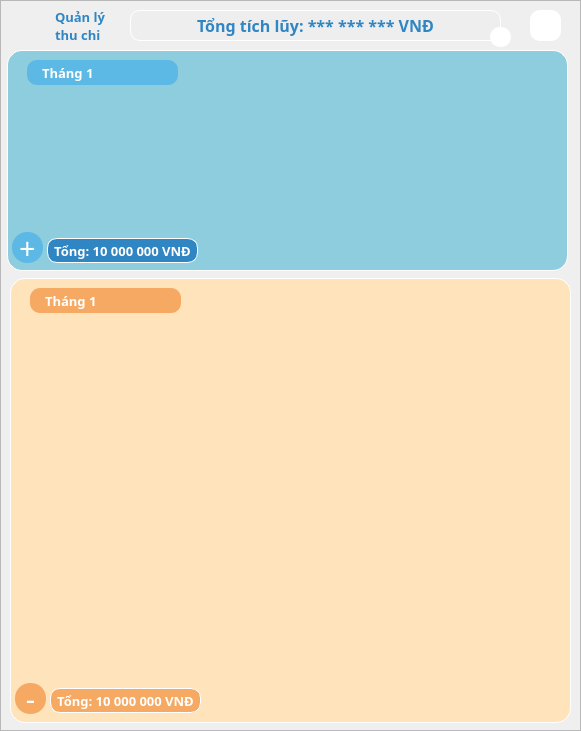
    <widget class="QFrame" name="frame_thuchi">
     <property name="geometry">
      <rect>
       <x>710</x>
       <y>10</y>
       <width>581</width>
       <height>731</height>
      </rect>
     </property>
     <property name="styleSheet">
      <string notr="true">#frame_thuchi{
	background-color: white;
	border-radius: 15;
	border: 1px solid white;
}</string>
     </property>
     <property name="frameShape">
      <enum>QFrame::StyledPanel</enum>
     </property>
     <property name="frameShadow">
      <enum>QFrame::Raised</enum>
     </property>
     <widget class="QFrame" name="frame_thu">
      <property name="geometry">
       <rect>
        <x>7</x>
        <y>50</y>
        <width>561</width>
        <height>221</height>
       </rect>
      </property>
      <property name="styleSheet">
       <string notr="true">#frame_thu{
	background-color: #8ECDDD;
	border-radius: 15;
	border: 1px solid white;
}</string>
      </property>
      <property name="frameShape">
       <enum>QFrame::StyledPanel</enum>
      </property>
      <property name="frameShadow">
       <enum>QFrame::Raised</enum>
      </property>
      <widget class="QPushButton" name="pushButton_Plus_thu">
       <property name="geometry">
        <rect>
         <x>5</x>
         <y>182</y>
         <width>31</width>
         <height>31</height>
        </rect>
       </property>
       <property name="font">
        <font>
         <family>SamsungOne 400</family>
         <pointsize>22</pointsize>
         <weight>50</weight>
         <bold>false</bold>
        </font>
       </property>
       <property name="styleSheet">
        <string notr="true">#pushButton_Plus_thu
{
	border: 0px solid white;
	background-color: #5CB8E4;
	border-radius: 15px;
	color: white
}
#pushButton_Plus_thu::pressed
{
	background-color: #99FFFF;
	border-style: inset;
}
#pushButton_Plus_thu::hover
{
	background-color: #BBBBBB;
	border-style: inset;
}</string>
       </property>
       <property name="text">
        <string>+</string>
       </property>
       <property name="iconSize">
        <size>
         <width>40</width>
         <height>40</height>
        </size>
       </property>
      </widget>
      <widget class="QLabel" name="label_total_thu">
       <property name="geometry">
        <rect>
         <x>40</x>
         <y>188</y>
         <width>151</width>
         <height>25</height>
        </rect>
       </property>
       <property name="font">
        <font>
         <family>Samsung Sharp Sans</family>
         <pointsize>10</pointsize>
         <weight>75</weight>
         <bold>true</bold>
        </font>
       </property>
       <property name="styleSheet">
        <string notr="true">#label_total_thu{
	background-color: #3085C3;
	border-radius: 10;
	border: 1px solid white;
	color: white
}</string>
       </property>
       <property name="text">
        <string>Tổng: 10 000 000 VNĐ</string>
       </property>
       <property name="alignment">
        <set>Qt::AlignCenter</set>
       </property>
      </widget>
      <widget class="QComboBox" name="comboBox_MonthThu">
       <property name="geometry">
        <rect>
         <x>20</x>
         <y>10</y>
         <width>151</width>
         <height>25</height>
        </rect>
       </property>
       <property name="font">
        <font>
         <family>Samsung Sharp Sans</family>
         <pointsize>10</pointsize>
         <weight>75</weight>
         <bold>true</bold>
        </font>
       </property>
       <property name="layoutDirection">
        <enum>Qt::LeftToRight</enum>
       </property>
       <property name="autoFillBackground">
        <bool>false</bool>
       </property>
       <property name="styleSheet">
        <string notr="true">/*#comboBox_MonthThu {
    border: 0px solid gray;
    border-radius: 10px;
    min-width: 6em;
	padding-left: 25;
	background-color: #5CB8E4;
	color: white
}

#comboBox_MonthThu:on {
    border-bottom-left-radius: 0px;
    border-bottom-right-radius: 0px;
}

#comboBox_MonthThu QAbstractItemView {
    border-bottom-right-radius: 10px;
    border-bottom-left-radius: 10px;
    background: transparent;
    border: 1px solid gray;
    padding: 4px 4px 4px 4px
}

#comboBox_MonthThu::drop-down {
	image: url(&quot;:/Icon/Image/icons8-month-64.png&quot;);
	width:20;
	padding-right: 5
}
*/

#comboBox_MonthThu {
	border: 0px solid;
	border-radius: 10px;
	background-color: #5CB8E4;
	padding: 1px 23px 1px 15px;
	min-width: 6em;
	color: #ffffff;
}
#comboBox_MonthThu::drop-down {
	subcontrol-origin: padding;
	subcontrol-position: top right;
	width: 20px;
 
	border-top-right-radius: 3px;
	border-bottom-right-radius: 3px;
}
#comboBox_MonthThu::down-arrow {
	image: url(&quot;:/Icon/Image/icons8-month-64.png&quot;);
	width: 20;
	height: 20;
	padding-right: 5
}
 
#comboBox_MonthThu QAbstractItemView {
    border-bottom-right-radius: 10px;
    border-bottom-left-radius: 10px;
    background-color: white;
    border: 0px solid gray;
    padding: 4px 4px 4px 4px;
	color: #3081D0;
	border-radius: 15;
}</string>
       </property>
       <property name="editable">
        <bool>false</bool>
       </property>
       <property name="currentIndex">
        <number>0</number>
       </property>
       <property name="maxVisibleItems">
        <number>10</number>
       </property>
       <item>
        <property name="text">
         <string>Tháng 1</string>
        </property>
       </item>
       <item>
        <property name="text">
         <string>Tháng 2</string>
        </property>
       </item>
       <item>
        <property name="text">
         <string>Tháng 3</string>
        </property>
       </item>
       <item>
        <property name="text">
         <string>Tháng 4</string>
        </property>
       </item>
       <item>
        <property name="text">
         <string>Tháng 5</string>
        </property>
       </item>
       <item>
        <property name="text">
         <string>Tháng 6</string>
        </property>
       </item>
       <item>
        <property name="text">
         <string>Tháng 7</string>
        </property>
       </item>
       <item>
        <property name="text">
         <string>Tháng 8</string>
        </property>
       </item>
       <item>
        <property name="text">
         <string>Tháng 9</string>
        </property>
       </item>
       <item>
        <property name="text">
         <string>Tháng 10</string>
        </property>
       </item>
       <item>
        <property name="text">
         <string>Tháng 11</string>
        </property>
       </item>
       <item>
        <property name="text">
         <string>Tháng 12</string>
        </property>
       </item>
      </widget>
     </widget>
     <widget class="QFrame" name="frame_chi">
      <property name="geometry">
       <rect>
        <x>10</x>
        <y>278</y>
        <width>561</width>
        <height>445</height>
       </rect>
      </property>
      <property name="styleSheet">
       <string notr="true">#frame_chi{
	background-color: #FFE3BB;
	border-radius: 15;
	border: 1px solid white;
}</string>
      </property>
      <property name="frameShape">
       <enum>QFrame::StyledPanel</enum>
      </property>
      <property name="frameShadow">
       <enum>QFrame::Raised</enum>
      </property>
      <widget class="QPushButton" name="pushButton_Plus_chi">
       <property name="geometry">
        <rect>
         <x>5</x>
         <y>405</y>
         <width>31</width>
         <height>31</height>
        </rect>
       </property>
       <property name="font">
        <font>
         <family>SamsungOne 400</family>
         <pointsize>22</pointsize>
        </font>
       </property>
       <property name="styleSheet">
        <string notr="true">#pushButton_Plus_chi
{
	border: 0px solid white;
	background-color: #F5A962;
	border-radius: 15px;
	color: white
}
#pushButton_Plus_chi::pressed
{
	background-color: #99FFFF;
	border-style: inset;
}
#pushButton_Plus_chi::hover
{
	background-color: #BBBBBB;
	border-style: inset;
}</string>
       </property>
       <property name="text">
        <string>-</string>
       </property>
       <property name="iconSize">
        <size>
         <width>40</width>
         <height>40</height>
        </size>
       </property>
      </widget>
      <widget class="QLabel" name="label_6">
       <property name="geometry">
        <rect>
         <x>530</x>
         <y>5</y>
         <width>28</width>
         <height>28</height>
        </rect>
       </property>
       <property name="text">
        <string/>
       </property>
       <property name="pixmap">
        <pixmap resource="ResourceFile.qrc">:/Icon/Image/icons8-money-48.png</pixmap>
       </property>
       <property name="scaledContents">
        <bool>true</bool>
       </property>
      </widget>
      <widget class="QLabel" name="label_total_chi">
       <property name="geometry">
        <rect>
         <x>40</x>
         <y>410</y>
         <width>151</width>
         <height>25</height>
        </rect>
       </property>
       <property name="font">
        <font>
         <family>Samsung Sharp Sans</family>
         <pointsize>10</pointsize>
         <weight>75</weight>
         <bold>true</bold>
        </font>
       </property>
       <property name="styleSheet">
        <string notr="true">#label_total_chi{
	background-color: #F5A962;
	border-radius: 10;
	border: 1px solid white;
	color: white
}</string>
       </property>
       <property name="text">
        <string>Tổng: 10 000 000 VNĐ</string>
       </property>
       <property name="alignment">
        <set>Qt::AlignCenter</set>
       </property>
      </widget>
      <widget class="QComboBox" name="comboBox_MonthChi">
       <property name="geometry">
        <rect>
         <x>20</x>
         <y>10</y>
         <width>151</width>
         <height>25</height>
        </rect>
       </property>
       <property name="font">
        <font>
         <family>Samsung Sharp Sans</family>
         <pointsize>10</pointsize>
         <weight>75</weight>
         <bold>true</bold>
        </font>
       </property>
       <property name="layoutDirection">
        <enum>Qt::LeftToRight</enum>
       </property>
       <property name="autoFillBackground">
        <bool>false</bool>
       </property>
       <property name="styleSheet">
        <string notr="true">#comboBox_MonthChi {
	border: 0px solid;
	border-radius: 10px;
	background-color: #F5A962;
	padding: 1px 23px 1px 15px;
	min-width: 6em;
	color: #ffffff;
}
#comboBox_MonthChi::drop-down {
	subcontrol-origin: padding;
	subcontrol-position: top right;
	width: 20px;
 
	border-top-right-radius: 3px;
	border-bottom-right-radius: 3px;
}
#comboBox_MonthChi::down-arrow {
	image: url(&quot;:/Icon/Image/icons8-month-64.png&quot;);
	width: 20;
	height: 20;
	padding-right: 5
}
 
#comboBox_MonthChi QAbstractItemView {
    border-bottom-right-radius: 10px;
    border-bottom-left-radius: 10px;
    background-color: white;
    border: 0px solid gray;
    padding: 4px 4px 4px 4px;
	color: #F5A962;
	border-radius: 15;
}</string>
       </property>
       <property name="editable">
        <bool>false</bool>
       </property>
       <property name="currentIndex">
        <number>0</number>
       </property>
       <property name="maxVisibleItems">
        <number>10</number>
       </property>
       <item>
        <property name="text">
         <string>Tháng 1</string>
        </property>
       </item>
       <item>
        <property name="text">
         <string>Tháng 2</string>
        </property>
       </item>
       <item>
        <property name="text">
         <string>Tháng 3</string>
        </property>
       </item>
       <item>
        <property name="text">
         <string>Tháng 4</string>
        </property>
       </item>
       <item>
        <property name="text">
         <string>Tháng 5</string>
        </property>
       </item>
       <item>
        <property name="text">
         <string>Tháng 6</string>
        </property>
       </item>
       <item>
        <property name="text">
         <string>Tháng 7</string>
        </property>
       </item>
       <item>
        <property name="text">
         <string>Tháng 8</string>
        </property>
       </item>
       <item>
        <property name="text">
         <string>Tháng 9</string>
        </property>
       </item>
       <item>
        <property name="text">
         <string>Tháng 10</string>
        </property>
       </item>
       <item>
        <property name="text">
         <string>Tháng 11</string>
        </property>
       </item>
       <item>
        <property name="text">
         <string>Tháng 12</string>
        </property>
       </item>
      </widget>
     </widget>
     <widget class="QLabel" name="label_total">
      <property name="geometry">
       <rect>
        <x>130</x>
        <y>10</y>
        <width>371</width>
        <height>31</height>
       </rect>
      </property>
      <property name="font">
       <font>
        <family>Samsung Sharp Sans</family>
        <pointsize>12</pointsize>
        <weight>75</weight>
        <bold>true</bold>
       </font>
      </property>
      <property name="styleSheet">
       <string notr="true">#label_total{
	background-color: #EEEEEE;
	border-radius: 10;
	border: 1px solid white;
	color: #3085C3
}</string>
      </property>
      <property name="text">
       <string>Tổng tích lũy: *** *** *** VNĐ</string>
      </property>
      <property name="alignment">
       <set>Qt::AlignCenter</set>
      </property>
     </widget>
     <widget class="QLabel" name="label_3">
      <property name="geometry">
       <rect>
        <x>55</x>
        <y>10</y>
        <width>61</width>
        <height>31</height>
       </rect>
      </property>
      <property name="font">
       <font>
        <family>Samsung Sharp Sans</family>
        <pointsize>10</pointsize>
        <weight>75</weight>
        <bold>true</bold>
       </font>
      </property>
      <property name="styleSheet">
       <string notr="true">color: #3085C3</string>
      </property>
      <property name="text">
       <string>Quản lý 
thu chi</string>
      </property>
     </widget>
     <widget class="QLabel" name="label_4">
      <property name="geometry">
       <rect>
        <x>10</x>
        <y>5</y>
        <width>40</width>
        <height>40</height>
       </rect>
      </property>
      <property name="text">
       <string/>
      </property>
      <property name="pixmap">
       <pixmap resource="ResourceFile.qrc">:/Icon/Image/manager.png</pixmap>
      </property>
      <property name="scaledContents">
       <bool>true</bool>
      </property>
     </widget>
     <widget class="QLabel" name="label_5">
      <property name="geometry">
       <rect>
        <x>530</x>
        <y>55</y>
        <width>28</width>
        <height>28</height>
       </rect>
      </property>
      <property name="text">
       <string/>
      </property>
      <property name="pixmap">
       <pixmap resource="ResourceFile.qrc">:/Icon/Image/icons8-revenue-48.png</pixmap>
      </property>
      <property name="scaledContents">
       <bool>true</bool>
      </property>
     </widget>
     <widget class="QPushButton" name="pushButton_Excel">
      <property name="geometry">
       <rect>
        <x>530</x>
        <y>10</y>
        <width>31</width>
        <height>31</height>
       </rect>
      </property>
      <property name="styleSheet">
       <string notr="true">#pushButton_Excel
{
	border: 0px solid white;
	background-color: white;
	border-radius: 10px;
}
#pushButton_Excel::pressed
{
	background-color: #99FFFF;
	border-style: inset;
}
#pushButton_Excel::hover
{
	background-color: #BBBBBB;
	border-style: inset;
}</string>
      </property>
      <property name="text">
       <string/>
      </property>
      <property name="icon">
       <iconset resource="ResourceFile.qrc">
        <normaloff>:/Icon/Image/icons8-excel-48.png</normaloff>:/Icon/Image/icons8-excel-48.png</iconset>
      </property>
      <property name="iconSize">
       <size>
        <width>40</width>
        <height>40</height>
       </size>
      </property>
     </widget>
     <widget class="QPushButton" name="pushButton_hide">
      <property name="geometry">
       <rect>
        <x>490</x>
        <y>27</y>
        <width>21</width>
        <height>20</height>
       </rect>
      </property>
      <property name="styleSheet">
       <string notr="true">#pushButton_hide
{
	border: 0px solid white;
	background-color: white;
	border-radius: 10px;
}
#pushButton_hide::pressed
{
	background-color: #99FFFF;
	border-style: inset;
}
#pushButton_hide::hover
{
	background-color: #BBBBBB;
	border-style: inset;
}</string>
      </property>
      <property name="text">
       <string/>
      </property>
      <property name="icon">
       <iconset resource="ResourceFile.qrc">
        <normaloff>:/Icon/Image/icons8-eye-15.png</normaloff>:/Icon/Image/icons8-eye-15.png</iconset>
      </property>
      <property name="iconSize">
       <size>
        <width>40</width>
        <height>40</height>
       </size>
      </property>
     </widget>
    </widget>
